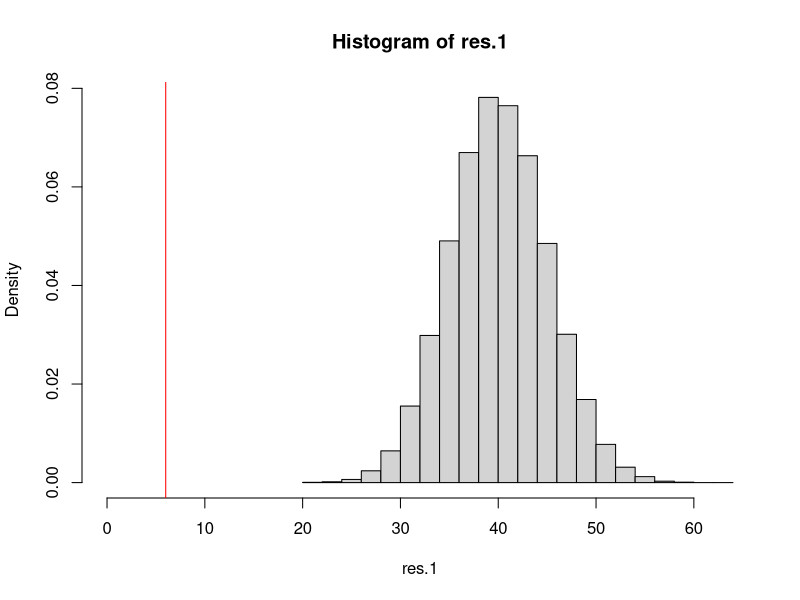
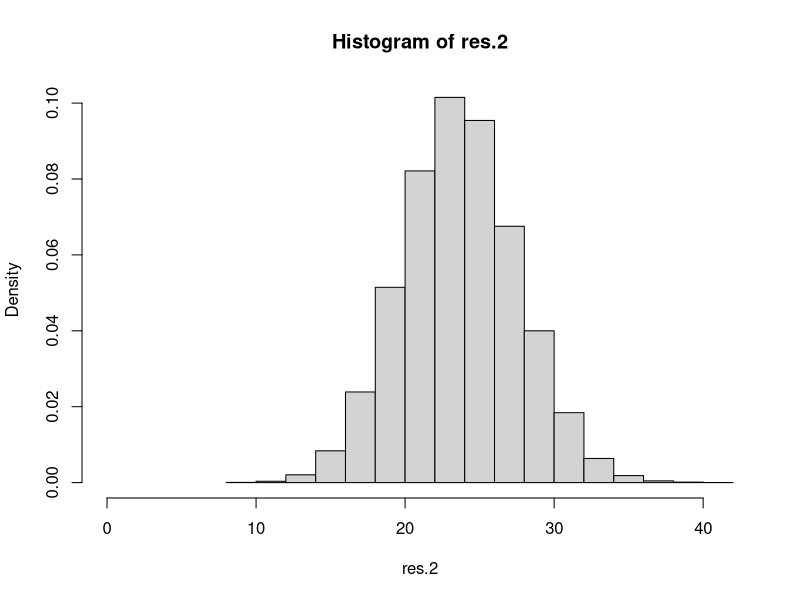
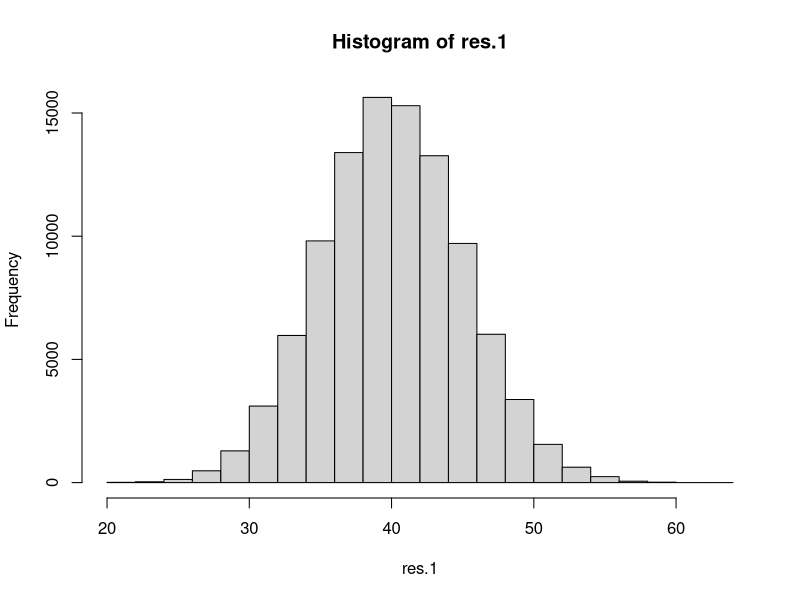
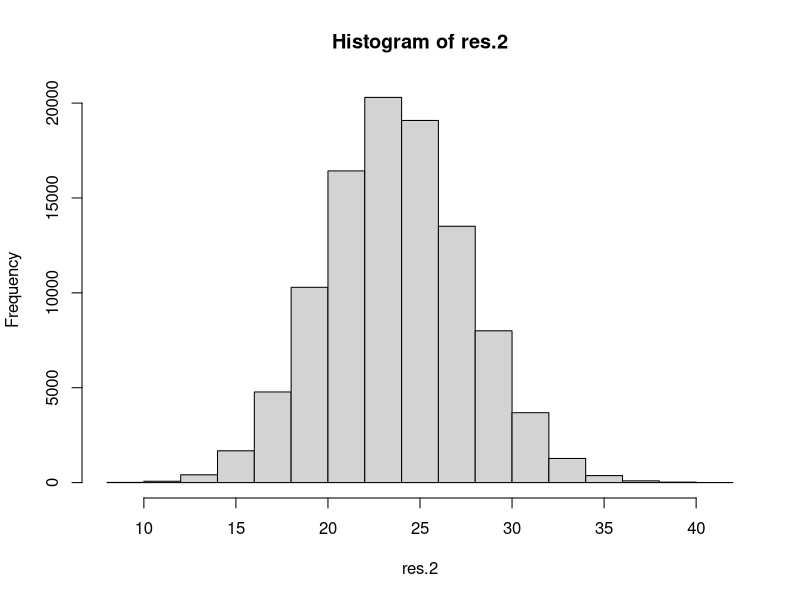
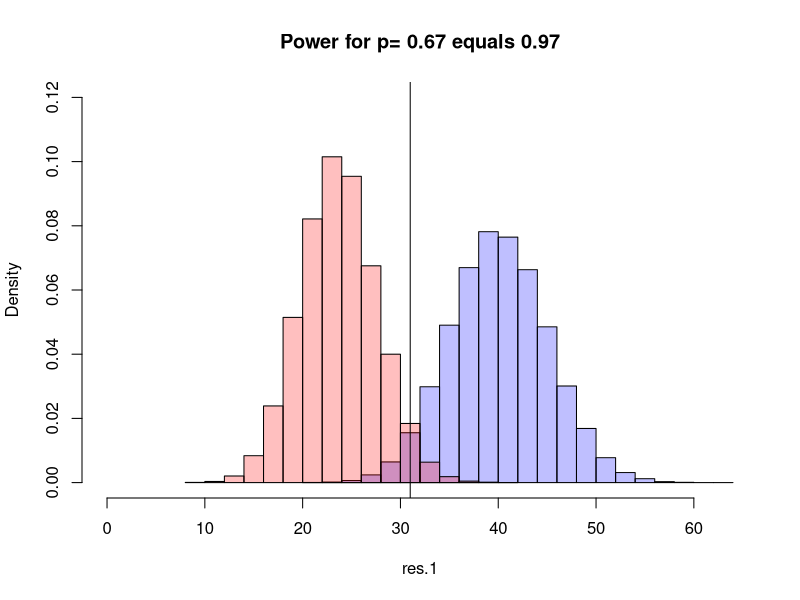

The R source for these figures, in order:
# Panini: Monte Carlo test

# Background:
#   There are 682 different Panini cards. 
#   The cards are packaged in packs with 5 cards.
#   100 of such packs (so 500 cards) are packaged in a box.
#   Panini seems to say that cards are packaged at random. 
#   My children and their friends suspect that boxes contain 
#      "too few" duplicates: "I will buy a box to have many 
#       different cards, and then some separate packs to swap."

# Results from a box with 100 packs:
#   6 duplicates in 50 packs (250 cards)

# How likely is it to see this result (or more extreme ones) 
#   when the cards are indeed packaged at random with replacement?

# Formally:
# H0: cards are packaged at random with replacement
# We want to compute the p-value: the probability of observing our 
#   results (or more extreme ones, i.e., even fewer duplicates) 
#   when the null hypothesis is true. 
# So we need to know the distribution of the number of 
#   duplicates under H0. This is cumbersome to analyze analytically, 
#   but easy to simulate!
set.seed(10)
nr.cards <- 682    # number of unique cards
nsimul <- 100000   # number of simulations
npack <- 50        # number of packs 

# Function that simulates sampling cards at random with replacement.
# Returns the number of duplicates in npack packs.
simulate.duplicate <- function(){
  res <- sample(1:nr.cards, 5*npack, replace=T)
  return(5*npack - length(unique(res)))  # nr of duplicates
}

res.1 <- replicate(nsimul,simulate.duplicate())

summary(res.1)
hist(res.1, xlim=c(0,max(res.1)), prob=T)
abline(v=6, col="red")
(pval.1 <- (1+sum(res.1 <= 6))/(nsimul+1))
(rej.1 <- quantile(res.1, 0.05)-1)  # boundary of rejection region at alpha=0.05

# the p-value is extremely small
# our observed value of 6 lies far in the rejection region x<=31
# => we clearly reject H0 at alpha=0.05

# We will now illustrate how to do a power analysis. 
# Let Ha denote an alternative hypothesis. 
# Power = Prob(reject H0 | Ha is true)
#       = Prob(observing value in rejection region | Ha is true)
# To compute this, we need to specify Ha...
# Possible choice:
#   Ha: p*100% of the cards are sampled from the set of all cards 
#       without replacement, and the remaining cards are sampled 
#       from the set of all cards with replacement.
# We need the distribution of the number of duplicates under Ha, and 
#   we again obtain this via simulation. 

simulate.duplicate.p <- function(){
  nr.without <- floor(p*npack*5) # nr of cards drawn without replacement
  nr.with <- npack*5-nr.without  # nr of cards drawn with replacement
  res <- sample(1:nr.cards, nr.without, replace=F)
  res <- c(res, sample(1:nr.cards, nr.with, replace=T))
  return(5*npack - length(unique(res)))
}

# Simulated distributions:
p <- 2/3
res.2 <- replicate(nsimul,simulate.duplicate.p())
summary(res.2)
hist(res.2, xlim=c(0,max(res.2)),prob=T)
(power <- sum(res.2 <=31) / nsimul)

p1 <- hist(res.1)
p2 <- hist(res.2)                     
plot( p1, col=rgb(0,0,1,1/4), xlim=c(0,max(res.1,res.2)), main=paste("Power for p=", round(p,2), "equals", round(power,2)), freq=FALSE, ylim=c(0,.12)) 
plot( p2, col=rgb(1,0,0,1/4), add=T, freq=FALSE)
abline(v=rej.1)

# Note: even when p=2/3, it is extremely unlikely to observe <=6 
# duplicates. 

